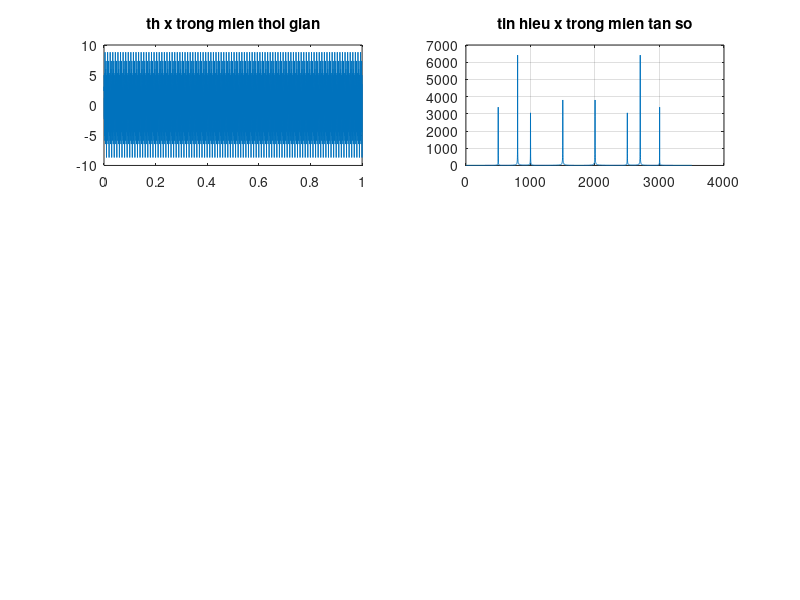
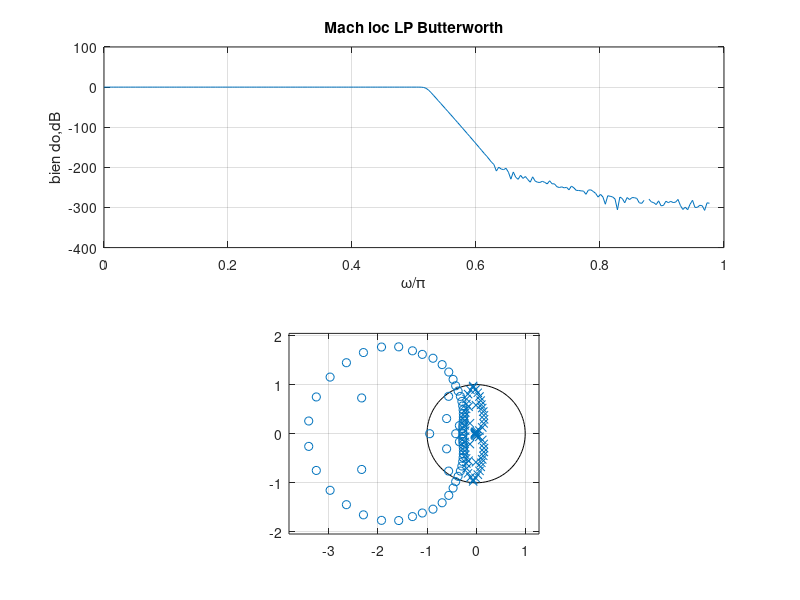
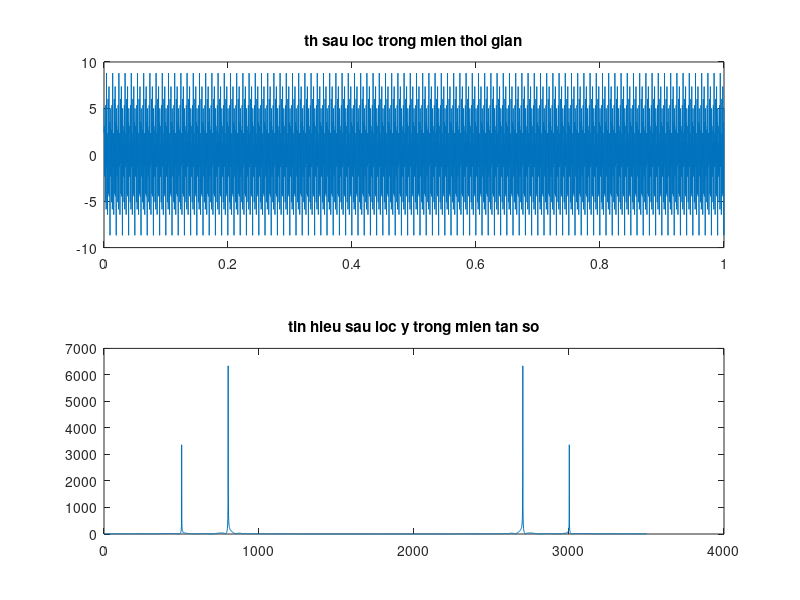

These figures' MATLAB source, in order:
f1=500; f2=800; f3=1000; f4=1500;
Fs=3500;
T=1/Fs; t=0:T:1;
x1=2*sin(2*pi*f1*t);
x2=4*sin(2*pi*f2*t);
x3=2*cos(2*pi*f3*t);
x4=3*cos(2*pi*f4*t);
x=x1+x2+x3+x4;

figure(1);
subplot(321); 
plot(t,x); title('th x trong mien thoi gian');
x_fft=fft(x);
subplot(322);
plot(abs(x_fft)); grid on;
title('tin hieu x trong mien tan so');

figure (2);
Wp = 2*900/3500; Ws = 2*950/3500;
Rp = 0.5; Rs = 40;
[N,Wn] = buttord(Wp,Ws,Rp,Rs);
[b,a] = butter(N,Wn);
[h,omega] = freqz(b,a,256);
y = 20*log10(abs(h));
subplot(211)
plot(omega/pi,y); grid on;
xlabel('\omega/\pi');
ylabel('bien do,dB');
title('Mach loc LP Butterworth');
subplot(212)
zplane(b,a);
[z,p,k] = butter(N,Wn);

figure (3);
subplot(211); plot(t,x); 
title('th sau loc trong mien thoi gian');
y=filter(b,a,x);
y_fft=fft(y);subplot(212);plot(abs(y_fft));
title('tin hieu sau loc y trong mien tan so');